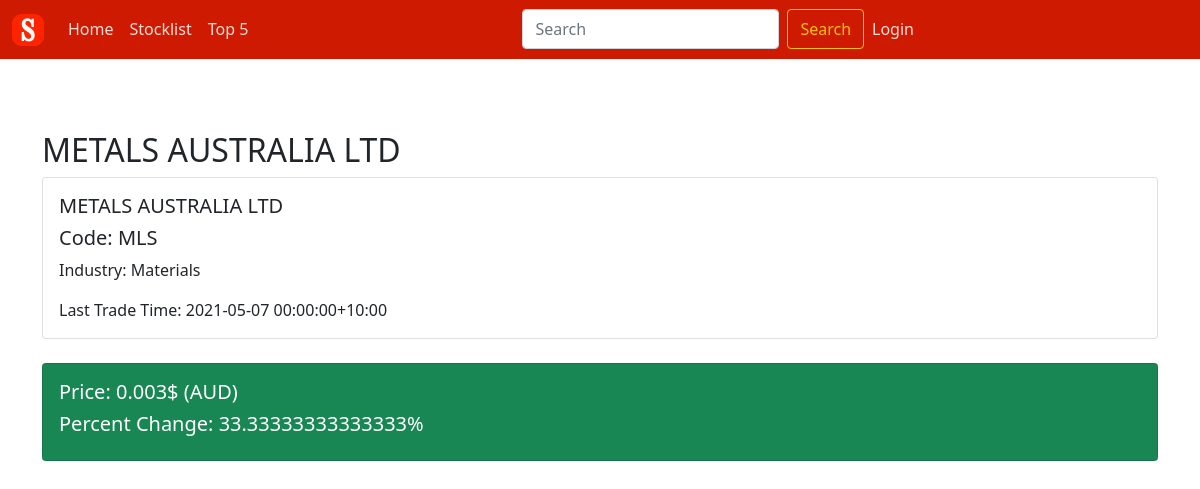
The page /stocklist/Australian Securities Exchange/MLS on the database its author committed.
### tables this page shows
CREATE TABLE stocks(
    code TEXT NOT NULL,
    exchange TEXT NOT NULL,
    name TEXT NOT NULL,
    price DECIMAL(20, 2) CHECK(price >= 0),
    price_day_change DECIMAL(20, 2) NOT NULL,
    currency TEXT NOT NULL,
    high52 DECIMAL(20, 2) CHECK(high52 >= 0),
    low52 DECIMAL(20, 2) CHECK(low52 >= 0),
    pe DECIMAL(20, 2) NOT NULL,
    suspended INTEGER CHECK(0 == suspended or suspended == 1),
    industry TEXT,
    description TEXT,
    marketCap INTEGER,
    volume INTEGER,
    lastTradeTime TEXT NOT NULL,
    website TEXT,
    PRIMARY KEY("code","exchange") -- This is the only way to get multiple primary keys
    );

### app.py (the view)
@app.route('/stocklist/<exchange>/<ticker>')
def profile_route(exchange, ticker):
    stock_data = select_one(exchange.replace('%20', ' '), ticker)[0]
    print(stock_data)
    return render_template('profile.html', title='ScarletStocks - ' + stock_data['name'],
                           stock_data=stock_data)

### app.py (called while the page is built)
@app.context_processor
def inject_stock_names():
    stock_data = select_specific_columns('stocks', 'code', 'exchange', 'name')
    return dict(global_stock_data=stock_data)

@app.context_processor
def inject_watchlist():
    if current_user.is_authenticated:
        watchlist_data_raw = select_watchlist(current_user.id, idOnly=True)
        watchlist_data = {}
        for stock in watchlist_data_raw:
            if stock['exchange'] not in watchlist_data:
                watchlist_data[stock['exchange']] = []
            watchlist_data[stock['exchange']].append(stock['code'])
    else:
        watchlist_data = []
    print(watchlist_data)
    return dict(watchlist_data=watchlist_data)

### db_deets.py (called while the page is built)
def create_connection():
    connie = sqlite3.connect('stocks.db')
    return connie

### db_select.py (called while the page is built)
def execute_sql(sql_statement, sql_params):
    connie = create_connection()
    c = connie.cursor()
    c.execute(sql_statement, sql_params)
    data = c.fetchall()
    try:
        header_data = query_table_columns(c)
        for row in range(0, len(data)):
            data[row] = dict(zip(header_data, data[row]))
    except TypeError:
        pass
    connie.commit()
    connie.close()
    return data

def query_table_columns(cursor):
    header_data = [i[0] for i in cursor.description]
    return header_data

def select_specific_columns(table, *columns):
    sql_query = 'SELECT '
    for column in columns:
        sql_query += column + ','
    sql_query = sql_query[:-1] + ' FROM ' + table
    data = execute_sql(sql_query, ())
    return data

def select_one(exchange, ticker):
    data = execute_sql('SELECT * FROM stocks WHERE exchange == ? AND code == ?', (exchange, ticker))
    return data

### templates/profile.html (shortened to what this page needs)
{% extends 'base.html' %}
{% block content %}
    <br/><br/>
    <div class="row">
        <div class="col">
            <h2 class="card-title">{{ stock_data['name'] }}</h2>
            <div class="card">
                <div class="card-body">
                    <h5 class="card-title">{{ stock_data['name'] }}</h5>
                    <h5 class="card-title">Code: {{ stock_data['code'] }}</h5>
                    <p class="card-text">Industry: {{ stock_data['industry'] }}</p>
                    <p class="card-text">Last Trade Time: {{ stock_data['lastTradeTime'] }}</p>
                </div>
            </div>
            <br/>
            <div class="card text-white {% if (stock_data['price_day_change']/stock_data['price'])|float > 0 %}bg-success{% else %}bg-danger{% endif %}">
                <div class="card-body">
                    <h5 class="card-title">Price: {{ stock_data['price'] }}$ ({{ stock_data['currency'] }})</h5>
                    <h5 class="card-title">Percent
                        Change: {{ (stock_data['price_day_change']/stock_data['price'])|float*10000|round/100 }}%</h5>
                </div>
            </div>
        </div>
    </div>
{% endblock %}

### rows shown on the page
stocks: name "METALS AUSTRALIA LTD", code "MLS", industry "Materials", lastTradeTime "2021-05-07 00:00:00+10:00", price "0.003", currency "AUD", price_day_change+price "33.33333333333333"
